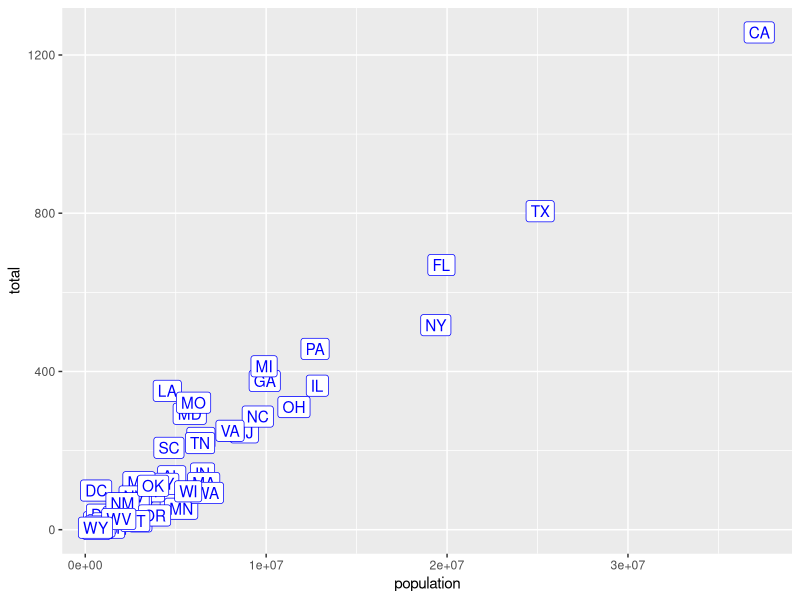

Here is the R script that generated this plot:
# Instructions
# Now let's go ahead and make the labels blue. 
# We previously wrote this code to add labels to our plot:

# murders %>% ggplot(aes(population, total, label= abb)) +
#   geom_label()

# Now we will edit this code.

# Instructions
# Rewrite the code above to make the labels blue by adding an argument to geom_label.
# You do not need to put the color argument inside of an aes().
# Note that the grader expects you to use the argument color instead of col; these are equivalent.

library(dplyr)
library(ggplot2)
library(dslabs)
data(murders)

#cria um gráfico de dispersão com rótulos azuis das abreviações dos estados
murders %>% ggplot(aes(population, total, label = abb)) +
  geom_label(color = "blue")
